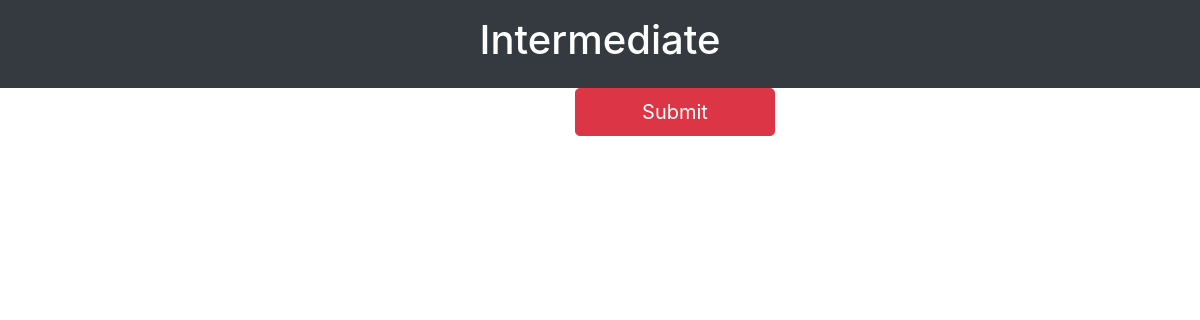
/intermediate (signed in), run on an earlier commit of the app's database.
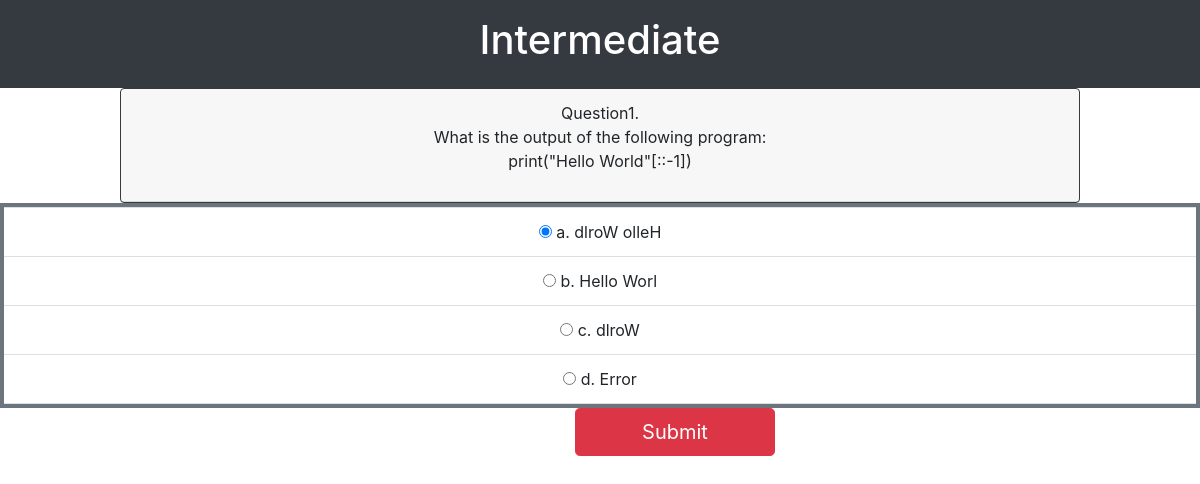
And on a later commit of the database.
### intermediateapp/models.py (models this page shows)
class IntermediateQuiz(models.Model):
    question_number = models.IntegerField(default=True)
    question = models.TextField(max_length=500, default=True)
    option1 = models.CharField(max_length=300, default=True)
    option2 = models.CharField(max_length=300, default=True)
    option3 = models.CharField(max_length=300, default=True)
    option4 = models.CharField(max_length=300, default=True)
    answer = models.CharField(max_length=300, default=True)

### intermediateapp/views.py (the view)
# urls.py: path('intermediate', views.inter_view , name='intermediate'),
@login_required
def inter_view(request):
    questions = IntermediateQuiz.objects.all()
    paginator = Paginator(questions, 1)
    page_number = request.GET.get('page')
    page_obj = paginator.get_page(page_number)
    context = {
        'heading': 'Intermediate',
        'title': 'Quiz-App',
        'page_obj': page_obj,
    }
    return render(request, 'intermediate.html', context)

### intermediateapp/templates/intermediate.html
{% extends 'start.html' %}

### quizapp/templates/start.html (shortened to what this page needs)
{% block mycontents %}
<!DOCTYPE html>
<html lang="en">
<head>
  <link rel="stylesheet" href="https://maxcdn.bootstrapcdn.com/bootstrap/4.0.0/css/bootstrap.min.css">
</head>
<body onload="cleardata_onload()">
<center>
<div class=".container p-3 bg-dark text-white">
    {% if heading %}
        <h1>{{ heading }}</h1>
    {% else %}
        <h1>Heading</h1>
    {% endif %}
</div>
	{% for q in page_obj %}
        <div class="border border-dark card" style="width: 60rem;">
            <div class="card-header">
                Question{{ q.question_number }}.  {{ q.question|linebreaks }}
            </div>
        </div>
        <ul class="p-1 bg-secondary list-group list-group-flush">
		    <li class="list-group-item">
                <input type = "radio" name = "option" value = "a" id = "q1a" checked>
                a. {{ q.option1 }}
            </li>
            <li class="list-group-item">
                <input type = "radio" name = "option" value = "b" id = "q1b">
                b. {{ q.option2 }}
            </li>
            <li class="list-group-item">
                <input type = "radio" name = "option" value = "c" id = "q1c">
                c. {{ q.option3 }}
            </li>
            <li class="list-group-item">
            <input type = "radio" name = "option" value = "d" id = "q1d">
                d. {{ q.option4 }}
            </li>
        </ul>
	{% endfor %}
    <div class="pagination">
        <span class="step-links">
            {% if page_obj.has_next %}
                <a style="margin-left:575px; width:200px;" href="?page={{ page_obj.next_page_number }}"
                   class="btn btn-danger btn-lg" onclick="submitBtn()">Submit</a>
            {% else %}
                <a style="margin-left:575px; width:200px;" href="{% url 'login' %}"
                   class="btn btn-danger btn-lg" onclick="submitBtn()">Submit</a>
			{% endif %}&nbsp;&nbsp;&nbsp;&nbsp;
        </span>
    </div>
</center>
</body>
</html>
{% endblock mycontents %}

What changed in the data, as far as the page shows it:
added IntermediateQuiz: question_number "1", question "What is the output of the following program: print(\"Hello World\"[::-1])", option1 "dlroW olleH", option2 "Hello Worl", option3 "dlroW", option4 "Error"
